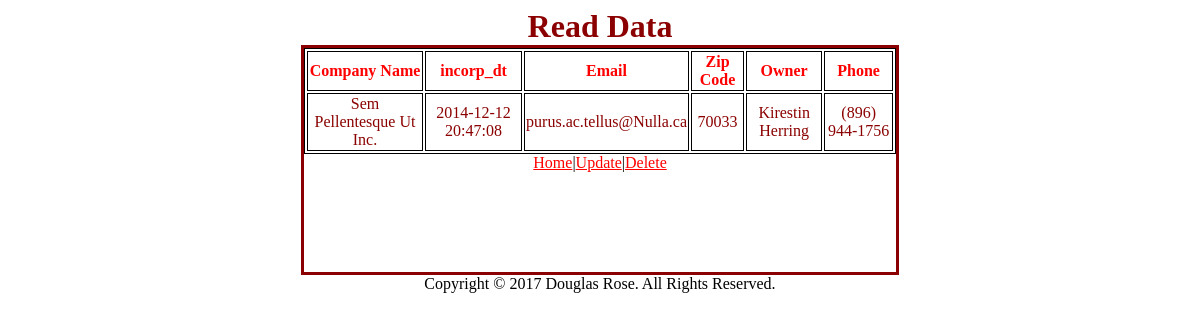
The page /lab3/read.php?id=19 on the database its author committed.
### tables this page shows
CREATE TABLE `corps` (
  `id` mediumint(8) UNSIGNED NOT NULL,
  `corp` varchar(255) DEFAULT NULL,
  `incorp_dt` varchar(255) DEFAULT NULL,
  `email` varchar(255) DEFAULT NULL,
  `zipcode` varchar(10) DEFAULT NULL,
  `owner` varchar(255) DEFAULT NULL,
  `phone` varchar(100) DEFAULT NULL
);

### lab3/assets/corps.php (the view, shortened to what this page needs)
<?php
function readCorp($db){
    try{
        $id = filter_input(INPUT_GET, 'id', FILTER_SANITIZE_STRING) ??
            filter_input(INPUT_POST, 'id', FILTER_SANITIZE_STRING) ?? "";
        $sql = $db->prepare("SELECT * FROM corps WHERE id=:id");
        $sql->bindParam(':id', $id, PDO::PARAM_INT);
        $sql->execute();
        $corps = $sql->fetchAll(PDO::FETCH_ASSOC);
        if ($sql->rowCount() > 0) {
            $table = "<table>" . PHP_EOL;
            $table .= "<tr><th>Company Name</th><th>incorp_dt</th><th>Email</th><th>Zip Code</th><th>Owner</th><th>Phone</th>";
            foreach ($corps as $corp) {
                $table .= "<tr><td>" . $corp['corp'];
                $table .= "<td>" . $corp['incorp_dt'];
                $table .= "</td><td>" . $corp['email'];
                $table .= "</td><td>" . $corp['zipcode'];
                $table .= "</td><td>" . $corp['owner'];
                $table .= "</td><td>" . $corp['phone'];
                $table .= "</td></tr>";
            }
            $table .= "</table>" . PHP_EOL;
            $table .= "<a href=\"index.php\">Home</a>|";
            $table .= "<a href='update.php?id=" . $corp['id'] . "'>Update</a>|";
            $table .= "<a href='delete.php?id=" . $corp['id'] . "'>Delete</a>";
        }
        else{
            $table = "Nothing to report.";
            $table .= "<br /><a href=\"index.php\">Home</a>";
        }
        return $table;
    } catch (PDOException $e){
        die("There was a problem reading data.");
    }
}

### lab3/assets/header.php (style rules this page uses)
table { border:1px solid black; text-align: center; position: relative; margin: auto; }
td { border:1px solid black; color: darkred; }
th { border:1px solid black; color: red; }
a { color: red; }
body { text-align: center; }

### rows shown on the page
corps: corp "Sem Pellentesque Ut Inc.", incorp_dt "2014-12-12 20:47:08", email "purus.ac.tellus@Nulla.ca", zipcode "70033", owner "Kirestin Herring", phone "(896) 944-1756"
